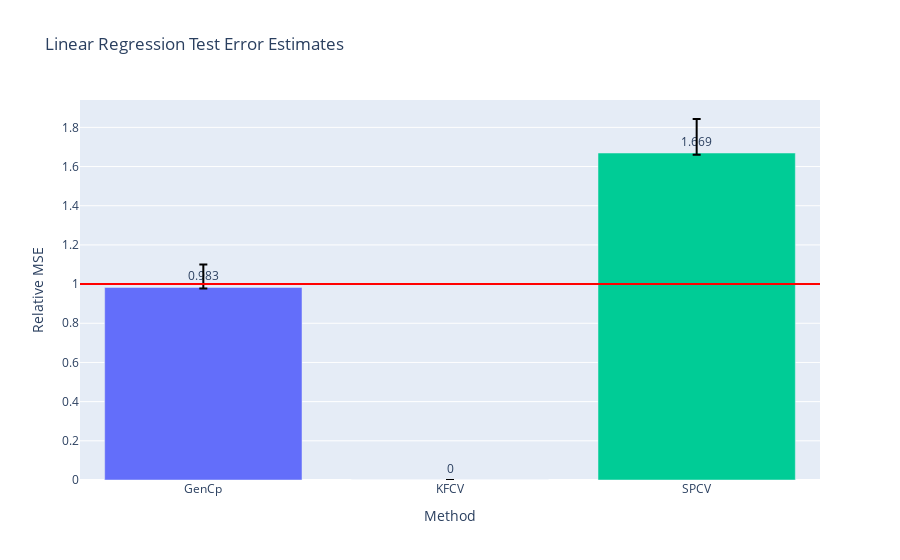

Write notebook code for a chart like this one.
### Code cell
fig = go.Figure()
fig.add_trace(go.Bar(
    name='Control',
    x=['GenCp', 'KFCV', 'SPCV'], y=(df/risk).mean(),
    marker_color=px.colors.qualitative.Plotly,
    text=np.around((df/risk).mean(),3),
    textposition='outside',
    error_y=dict(
        type='data',
        color='black',
        symmetric=False,
        array=(df/risk).quantile(.75),
        arrayminus=(df/risk).quantile(.25))
))
# fig.add_trace(go.Bar(
#     name='Experimental',
#     x=['GenCp', 'KFCV', 'SPCV'], y=(df/risk).mean(),
#     error_y=dict(type='data', array=[1, 2])
# ))
# fig.update_layout(barmode='group')
fig.add_hline(y=1., line_color='red')
fig.update_layout(
    title="Linear Regression Test Error Estimates",
    xaxis_title="Method",
    yaxis_title="Relative MSE",
#     legend_title="Legend Title",
#     font=dict(
#         family="Courier New, monospace",
#         size=18,
#         color="RebeccaPurple"
#     )
)
fig.show()

### Figure 1 — Plotly figure (JSON) as saved in the notebook; plotly's stock layout.template omitted (floating-point values rounded to 4 significant figures)
{"data": [{"error_y": {"array": [0.1173, 5.021e-05, 0.1737], "arrayminus": [0.005836, 3.987e-05, 0.008375], "color": "black", "symmetric": false, "type": "data"}, "marker": {"color": ["#636EFA", "#EF553B", "#00CC96", "#AB63FA", "#FFA15A", "#19D3F3", "#FF6692", "#B6E880", "#FF97FF", "#FECB52"]}, "name": "Control", "text": [0.983, 0, 1.669], "textposition": "outside", "type": "bar", "x": ["GenCp", "KFCV", "SPCV"], "y": [0.9829, 4.675e-05, 1.669]}], "layout": {"shapes": [{"line": {"color": "red"}, "type": "line", "x0": 0, "x1": 1, "xref": "x domain", "y0": 1, "y1": 1, "yref": "y"}], "title": {"text": "Linear Regression Test Error Estimates"}, "xaxis": {"title": {"text": "Method"}}, "yaxis": {"title": {"text": "Relative MSE"}}}}
